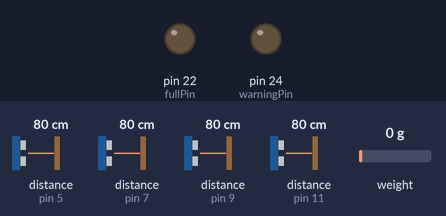
The sketch below on a simulated Arduino Mega 2560, built with avr-gcc and run on an emulated ATmega2560. On the bench: output pins drawn as LEDs (lit = HIGH). Wiring (inferred from the names in the program): 4 × ultrasonic range finder: trigger pin 6, echo pin 5 / trigger pin 8, echo pin 7 / trigger pin 10, echo pin 9 / trigger pin 12, echo pin 11. The test bench sets the inputs (shaded band); at power-on: distance to the obstacle (sensors on pin 5, pin 7, pin 9, pin 11) 80 cm, weight on the scale 0 g. The echo pulse lasts 58.3 µs per cm; pins used as bus, display or sensor lines are not drawn; what the sketch prints to the serial monitor is not drawn.

Above: at 2.2 s.
2.3 s: distance to the obstacle (sensor on pin 5) set to 23 cm
13.2 s: distance to the obstacle (sensor on pin 5) set to 18 cm
At 24.3 s:
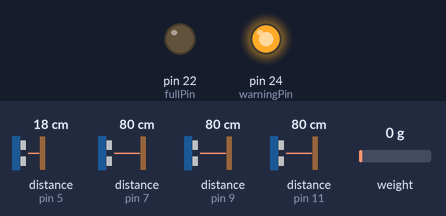
24.6 s: distance to the obstacle (sensor on pin 7) set to 13 cm
At 35.3 s:
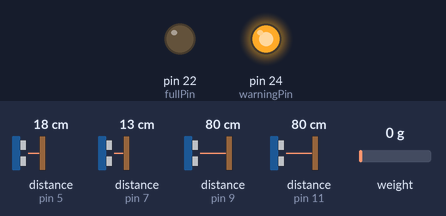
35.6 s: distance to the obstacle (sensor on pin 7) set to 9 cm
At 46.4 s:
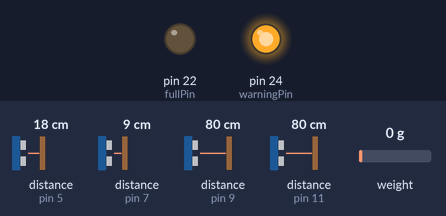
46.7 s: distance to the obstacle (sensor on pin 7) set to 18 cm
At 56.7 s:
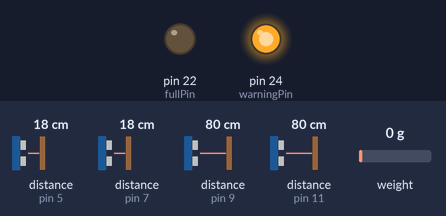
57.7 s: distance to the obstacle (sensor on pin 7) set to 2 cm
At 67.8 s:
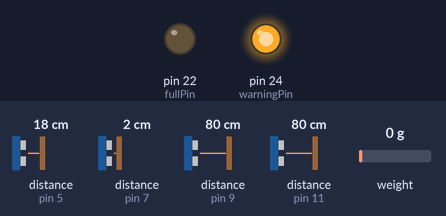
Timing chart, 0 to 69.3 s (numbered marks = the images above; inputs shaded):
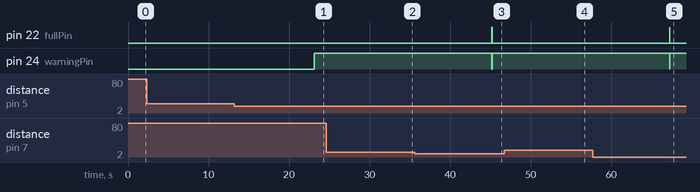

The sketch:

E-Bin.ino
```cpp
//Team E-Waste ultrasonic sensor
//The purpose of this code is to take ultrasonic measurements and log
//the measurements into an array. Additionally, we will set a threshold
//to trigger the Arduino to illuminate an LED to indicate that
//the sensor is reading a simulated "full" collection bin.

#include "HX711.h"

//scale factor = raw value / known weight in kilograms
const float scaleVal = 22870.00 / 1.0;

// Sensor Pins
const int trigPin1 = 12;
const int echoPin1 = 11;

const int trigPin2 = 10;
const int echoPin2 = 9;

const int trigPin3 = 8;
const int echoPin3 = 7;

const int trigPin4 = 6;
const int echoPin4 = 5;


const int DT = 4;
const int SCKpin = 3;

// LED Pins
const int fullPin = 22;
const int warningPin = 24;

// Variables
float duration;
float distance;
const int numReadings = 20;
float distanceReadings[numReadings];
int readingIndex = 0;

HX711 scale;

void setup() {
  pinMode(trigPin1, OUTPUT);
  pinMode(echoPin1, INPUT);
  pinMode(trigPin2, OUTPUT);
  pinMode(echoPin2, INPUT);
  pinMode(trigPin3, OUTPUT);
  pinMode(echoPin3, INPUT);
  pinMode(trigPin4, OUTPUT);
  pinMode(echoPin4, INPUT);
  pinMode(fullPin, OUTPUT);
  pinMode(warningPin, OUTPUT);

  Serial.begin(9600);

  scale.begin(DT, SCKpin);
  scale.set_scale(scaleVal);  //  calculated value
  scale.tare();              // Reset zero

}

void loop() {
  // Cycle through sensors using a for loop
  for (int i = 1; i <= 4; i++) {
    float distance = getUltrasonicDistance(i);

    if (distance != -1) {
      Serial.print("Sensor ");
      if (i == 1) {Serial.print("One: ");}
      else if (i == 2) {Serial.print("Two: ");}
      else if (i == 3) {Serial.print("Three: ");}
      else if (i == 4) {Serial.print("Four: ");}
      Serial.print(distance);
      Serial.println(" cm");

      // LED alert system
      //Bin is 75% full
      if (distance <= 20 && distance > 12) {
        digitalWrite(warningPin, HIGH);
      } else {
        digitalWrite(warningPin, LOW);
      }

      //Bin is full and should be emptied
      if (distance <= 12) {
        digitalWrite(fullPin, HIGH);
      } else {
        digitalWrite(fullPin, LOW);
      }
    }
  }

  Serial.print("Kilograms: ");
  Serial.println(abs(scale.get_units(10) * 1.05));  // or use scale.read_average() for raw ADC
  delay(10000);

}

float getUltrasonicDistance(int sensorNumber) {
  int trigPin = 0;
  int echoPin = 0;

  // Pin selection using sensorNumber
  if (sensorNumber == 1) {
    trigPin = trigPin1;
    echoPin = echoPin1;
  } else if (sensorNumber == 2) {
    trigPin = trigPin2;
    echoPin = echoPin2;
  } else if (sensorNumber == 3) {
    trigPin = trigPin3;
    echoPin = echoPin3;
  } else if (sensorNumber == 4) {
    trigPin = trigPin4;
    echoPin = echoPin4;
  } else {
    Serial.println("Invalid sensor number.");
    return -1;
  }

  // Ultrasonic measurement
  digitalWrite(trigPin, LOW);
  delayMicroseconds(2);
  digitalWrite(trigPin, HIGH);
  delayMicroseconds(10);
  digitalWrite(trigPin, LOW);

  duration = pulseIn(echoPin, HIGH);

  // Calculate distance using speed of sound
  distance = (duration * 0.0343) / 2;

  return distance;
}
```

Measured:
- the behaviour switches between 21 and 20 cm on distance to the obstacle (sensor on pin 5) (found by bisection; images 0 and 1)
- after the input at 2.3 s, every drawn part: stays the same
- after the input at 13.2 s, pin 24 (warningPin): LOW → HIGH after 9.9 s
- after the input at 24.6 s, pin 24 (warningPin): stays HIGH (without the input it goes to LOW after 9.5 s)
- after the input at 35.6 s, pin 22 (fullPin): LOW → HIGH after 9.6 s, → LOW 0.02 s later; pin 24 (warningPin): HIGH → LOW after 9.6 s, → HIGH 0.03 s later
- after the input at 46.7 s, pin 22 (fullPin): stays LOW (without the input it goes to HIGH after 9.5 s); pin 24 (warningPin): stays HIGH (without the input it goes to LOW after 9.5 s)
- after the input at 57.7 s, pin 22 (fullPin): LOW → HIGH after 9.6 s, → LOW 0.02 s later; pin 24 (warningPin): HIGH → LOW after 9.6 s, → HIGH 0.03 s later
